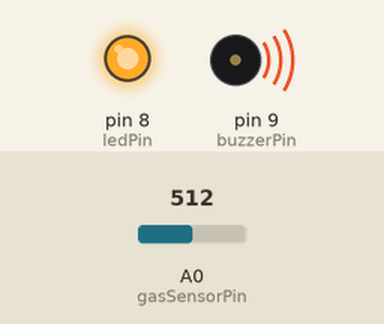
A sketch run on a simulated Arduino Uno, built with avr-gcc and run on an emulated ATmega328P. Parts: output pins drawn as LEDs (lit = HIGH), buzzer (waves = sounding, pin HIGH). The inputs (shaded band) are chosen by the test bench; at power-on: A0 (gasSensorPin) = 512. What the sketch prints to the serial monitor is not drawn.

Above: at 1.8 s.
1.9 s: A0 (gasSensorPin) set to 314
3.4 s: A0 (gasSensorPin) set to 292
At 4.6 s:
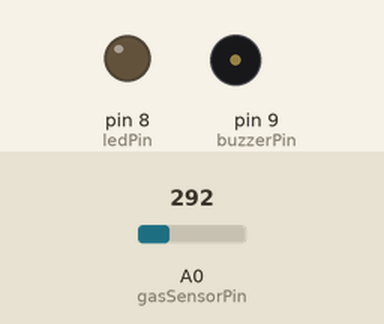
5.5 s: A0 (gasSensorPin) set to 306
At 7.2 s:
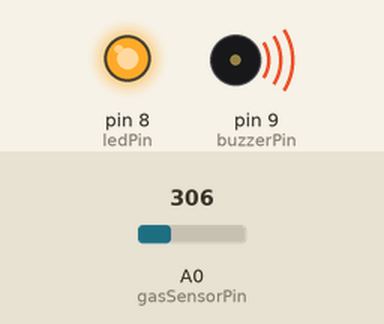
7.5 s: A0 (gasSensorPin) set to 290
At 8.9 s:
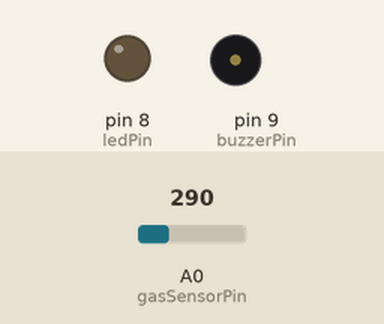
Timing chart, 0 to 10.5 s (numbered marks = the images above; inputs shaded):
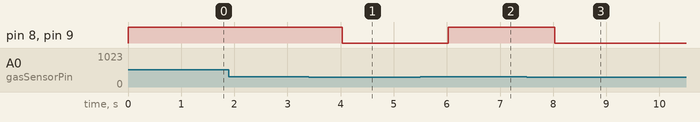

Measured:
- the behaviour switches between 301 and 300 on A0 (gasSensorPin) (found by bisection; images 0 and 1)
- after the input at 1.9 s, every drawn part: stays the same
- after the input at 3.4 s, pin 8 (ledPin), pin 9 (buzzerPin): HIGH → LOW after 0.63 s
- after the input at 5.5 s, pin 8 (ledPin), pin 9 (buzzerPin): LOW → HIGH after 0.53 s
- after the input at 7.5 s, pin 8 (ledPin), pin 9 (buzzerPin): HIGH → LOW after 0.53 s

The sketch:

gas_sensor_mq2.ino
```cpp
// Day 7: MQ2 Gas Sensor – Smoke and Gas Leakage Detection
// Developed by Tanuj Kumar for Arduino Explorer Series

const int gasSensorPin = A0;     // Analog pin connected to MQ2 sensor
const int ledPin = 8;            // Digital pin connected to LED
const int buzzerPin = 9;         // Digital pin connected to Buzzer
int gasValue = 0;                // Variable to store sensor value
int gasThreshold = 300;          // Threshold value (adjustable)

void setup() {
  Serial.begin(9600);            // Start serial communication
  pinMode(ledPin, OUTPUT);       // Set LED pin as output
  pinMode(buzzerPin, OUTPUT);    // Set buzzer pin as output

  Serial.println("MQ2 Gas Sensor Monitoring Started...");
}

void loop() {
  gasValue = analogRead(gasSensorPin);  // Read analog value from sensor
  Serial.print("Gas Value: ");
  Serial.println(gasValue);             // Print value to Serial Monitor

  // If gas level exceeds threshold
  if (gasValue > gasThreshold) {
    digitalWrite(ledPin, HIGH);         // Turn on LED
    digitalWrite(buzzerPin, HIGH);      // Turn on Buzzer
    Serial.println("⚠️ ALERT: Gas Leakage Detected!");
  } else {
    digitalWrite(ledPin, LOW);          // Turn off LED
    digitalWrite(buzzerPin, LOW);       // Turn off Buzzer
  }

  delay(1000); // Wait 1 second before next reading
}
```
